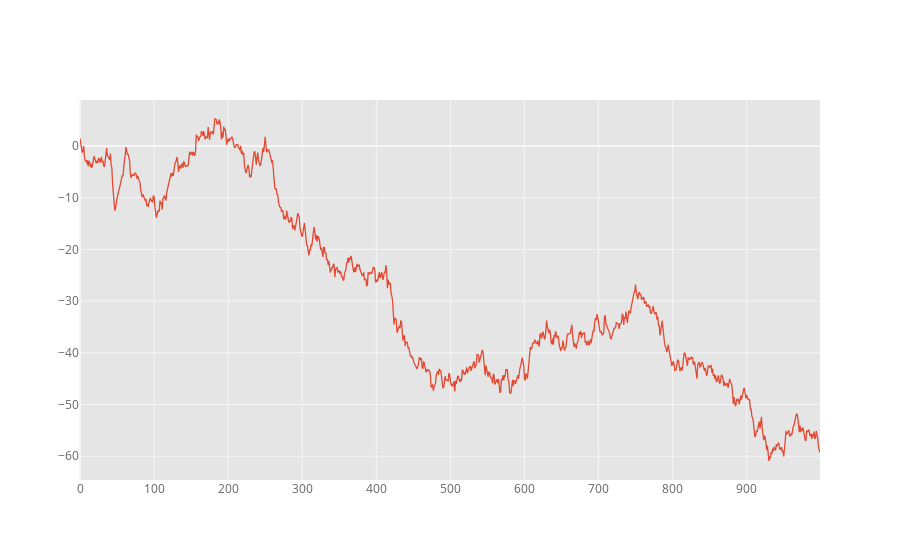

The notebook cell saved with this chart:
### Markdown cell above
You can plot one column versus another using the *x* and *y* keywords in `iplot`

### Code cell
df3 = pd.DataFrame(np.random.randn(1000, 2), columns=['B', 'C']).cumsum()
df3['A'] = pd.Series(list(range(len(df3))))
df3.iplot(x='A', y='B')

### Figure 1 — Plotly figure (JSON) as saved in the notebook; plotly's stock layout.template omitted (floating-point values rounded to 4 significant figures; data arrays with more than 128 entries replaced by an {"elided": "..."} marker saying what was removed)
{"data": [{"line": {"color": "rgba(226, 74, 51, 1.0)", "dash": "solid", "shape": "linear", "width": 1.3}, "mode": "lines", "name": "B", "text": "", "type": "scatter", "x": {"elided": "1000 int values"}, "y": {"elided": "1000 float values"}}], "layout": {"legend": {"bgcolor": "#FFFFFF", "font": {"color": "#666666"}}, "paper_bgcolor": "#FFFFFF", "plot_bgcolor": "#E5E5E5", "title": {"font": {"color": "#151516"}}, "xaxis": {"gridcolor": "#F6F6F6", "showgrid": true, "tickfont": {"color": "#666666"}, "title": {"font": {"color": "#666666"}, "text": ""}, "zerolinecolor": "#F6F6F6"}, "yaxis": {"gridcolor": "#F6F6F6", "showgrid": true, "tickfont": {"color": "#666666"}, "title": {"font": {"color": "#666666"}, "text": ""}, "zerolinecolor": "#F6F6F6"}}}
